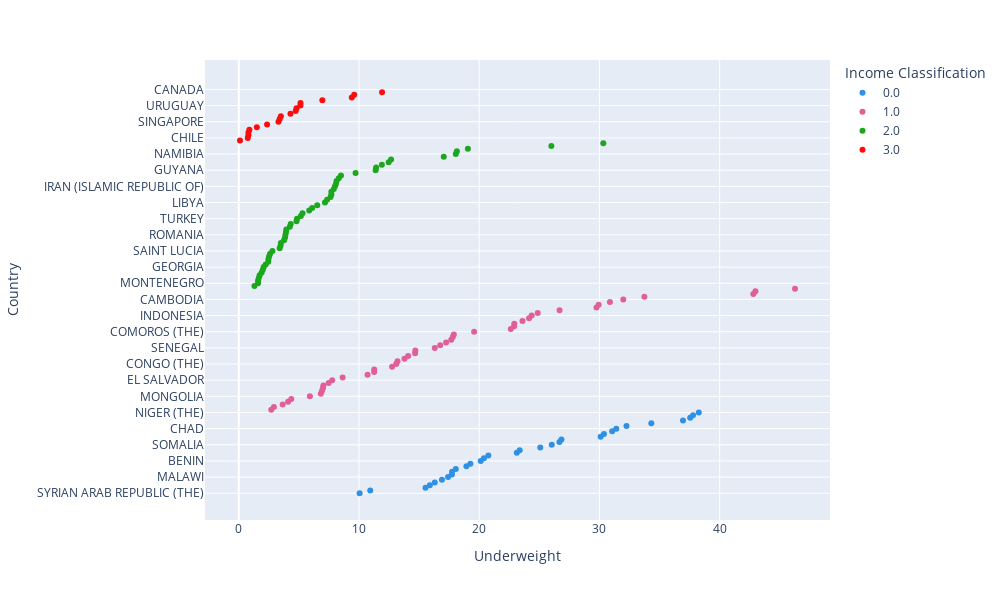

Notebook code for this chart:
### Markdown cell above
#### This is to determine if percent underweight of the country changes as the income classification increases

### Code cell
Percent_Underweight_per_Country = px.scatter(Data_CWA.sort_values(by=["Income Classification","Underweight"], ascending=[True, True]).reset_index(drop=True), x='Underweight', y='Country',
color='Income Classification', height=600,width=1000, color_discrete_sequence=px.colors.qualitative.Dark24)
Percent_Underweight_per_Country.show()

### Figure 1 — Plotly figure (JSON) as saved in the notebook; plotly's stock layout.template omitted (floating-point values rounded to 4 significant figures)
{"data": [{"hovertemplate": "Income Classification=0.0<br>Underweight=%{x}<br>Country=%{y}<extra></extra>", "legendgroup": "0.0", "marker": {"color": "#2E91E5", "symbol": "circle"}, "mode": "markers", "name": "0.0", "orientation": "h", "showlegend": true, "type": "scatter", "x": [10.05, 10.93, 15.53, 15.89, 16.3, 16.9, 17.41, 17.73, 17.74, 18.05, 18.93, 19.26, 20.12, 20.39, 20.76, 23.13, 23.37, 25.08, 26.03, 26.67, 26.84, 30.1, 30.38, 31.06, 31.4, 32.25, 34.31, 36.95, 37.55, 37.79, 38.26], "xaxis": "x", "y": ["SYRIAN ARAB REPUBLIC (THE)", "TAJIKISTAN", "UGANDA", "RWANDA", "GAMBIA (THE)", "HAITI", "MALAWI", "UNITED REPUBLIC OF TANZANIA (THE)", "LIBERIA", "GUINEA-BISSAU", "TOGO", "GUINEA", "BENIN", "SIERRA LEONE", "MOZAMBIQUE", "DEMOCRATIC PEOPLE'S REP. OF KOREA (THE)", "CENTRAL AFRICAN REPUBLIC (THE)", "BURKINA FASO", "SOMALIA", "MALI", "DEMOCRATIC REP. OF THE CONGO (THE)", "SOUTH SUDAN", "AFGHANISTAN", "ETHIOPIA", "CHAD", "BURUNDI", "MADAGASCAR", "NEPAL", "ERITREA", "YEMEN", "NIGER (THE)"], "yaxis": "y"}, {"hovertemplate": "Income Classification=1.0<br>Underweight=%{x}<br>Country=%{y}<extra></extra>", "legendgroup": "1.0", "marker": {"color": "#E15F99", "symbol": "circle"}, "mode": "markers", "name": "1.0", "orientation": "h", "showlegend": true, "type": "scatter", "x": [2.7, 2.92, 3.65, 4.1, 4.367, 5.911, 6.82, 6.917, 7, 7.033, 7.473, 7.767, 8.64, 10.71, 11.26, 11.27, 12.75, 13.1, 13.2, 13.79, 14.09, 14.67, 14.69, 16.3, 16.75, 17.24, 17.67, 17.8, 17.89, 19.57, 22.62, 22.9, 22.92, 23.6, 24.15, 24.36, 24.87, 26.68, 29.76, 29.93, 30.87, 31.98, 33.74, 42.8, 42.98, 46.27], "xaxis": "x", "y": ["REPUBLIC OF MOLDOVA (THE)", "STATE OF PALESTINE", "TUNISIA", "UKRAINE", "KYRGYZSTAN", "MONGOLIA", "ESWATINI", "MOROCCO", "UZBEKISTAN", "NICARAGUA", "BOLIVIA (PLURINATIONAL STATE OF)", "EL SALVADOR", "EGYPT", "ZIMBABWE", "SAO TOME AND PRINCIPE", "VANUATU", "CABO VERDE", "CONGO (THE)", "KIRIBATI", "HONDURAS", "LESOTHO", "SOLOMON ISLANDS", "CAMEROON", "SENEGAL", "KENYA", "GHANA", "COTE D'IVOIRE", "BHUTAN", "ZAMBIA", "COMOROS (THE)", "DJIBOUTI", "PAPUA NEW GUINEA", "VIET NAM", "ANGOLA", "PHILIPPINES (THE)", "INDONESIA", "MAURITANIA", "NIGERIA", "MYANMAR", "SUDAN (THE)", "LAO PEOPLE'S DEMOCRATIC REP. (THE)", "CAMBODIA", "PAKISTAN", "TIMOR-LESTE", "INDIA", "BANGLADESH"], "yaxis": "y"}, {"hovertemplate": "Income Classification=2.0<br>Underweight=%{x}<br>Country=%{y}<extra></extra>", "legendgroup": "2.0", "marker": {"color": "#1CA71C", "symbol": "circle"}, "mode": "markers", "name": "2.0", "orientation": "h", "showlegend": true, "type": "scatter", "x": [1.3, 1.6, 1.6, 1.667, 1.733, 1.9, 2, 2.067, 2.238, 2.45, 2.467, 2.525, 2.6, 2.8, 3.4, 3.48, 3.5, 3.76, 3.85, 3.88, 3.925, 3.955, 4.243, 4.32, 4.8, 4.843, 5.162, 5.3, 5.857, 6.1, 6.525, 7.167, 7.343, 7.633, 7.7, 7.7, 7.9, 8, 8.083, 8.133, 8.317, 8.5, 9.714, 11.38, 11.43, 11.9, 12.47, 12.67, 17.05, 18.05, 18.14, 19.06, 26, 30.32], "xaxis": "x", "y": ["BELARUS", "MONTENEGRO", "TUVALU", "NORTH MACEDONIA", "SERBIA", "TONGA", "BULGARIA", "GEORGIA", "COSTA RICA", "SAMOA", "BOSNIA AND HERZEGOVINA", "PARAGUAY", "ARGENTINA", "SAINT LUCIA", "CUBA", "ARMENIA", "JORDAN", "KAZAKHSTAN", "LEBANON", "ROMANIA", "BRAZIL", "JAMAICA", "VENEZUELA (BOLIVARIAN REPUBLIC OF)", "PERU", "NAURU", "TURKEY", "DOMINICAN REPUBLIC (THE)", "BELIZE", "COLOMBIA", "FIJI", "MEXICO", "LIBYA", "ALGERIA", "TURKMENISTAN", "ALBANIA", "GABON", "CHINA", "IRAN (ISLAMIC REPUBLIC OF)", "AZERBAIJAN", "SURINAME", "ECUADOR", "IRAQ", "SOUTH AFRICA", "GUYANA", "EQUATORIAL GUINEA", "MARSHALL ISLANDS", "THAILAND", "BOTSWANA", "MAURITIUS", "NAMIBIA", "MALAYSIA", "GUATEMALA", "SRI LANKA", "MALDIVES"], "yaxis": "y"}, {"hovertemplate": "Income Classification=3.0<br>Underweight=%{x}<br>Country=%{y}<extra></extra>", "legendgroup": "3.0", "marker": {"color": "#FB0D0D", "symbol": "circle"}, "mode": "markers", "name": "3.0", "orientation": "h", "showlegend": true, "type": "scatter", "x": [0.1, 0.7467, 0.8, 0.8, 0.88, 1.5, 2.353, 3.3, 3.4, 3.5, 4.3, 4.733, 4.8, 5.129, 5.133, 6.95, 9.4, 9.6, 11.92, null, null], "xaxis": "x", "y": ["AUSTRALIA", "CHILE", "GERMANY", "REPUBLIC OF KOREA (THE)", "UNITED STATES OF AMERICA (THE)", "CZECHIA", "KUWAIT", "SINGAPORE", "JAPAN", "BARBADOS", "SEYCHELLES", "PANAMA", "QATAR", "URUGUAY", "TRINIDAD AND TOBAGO", "BAHRAIN", "SAUDI ARABIA", "BRUNEI DARUSSALAM", "OMAN", "CANADA", "POLAND"], "yaxis": "y"}], "layout": {"height": 600, "legend": {"title": {"text": "Income Classification"}, "tracegroupgap": 0}, "margin": {"t": 60}, "width": 1000, "xaxis": {"anchor": "y", "domain": [0, 1], "title": {"text": "Underweight"}}, "yaxis": {"anchor": "x", "domain": [0, 1], "title": {"text": "Country"}}}}
